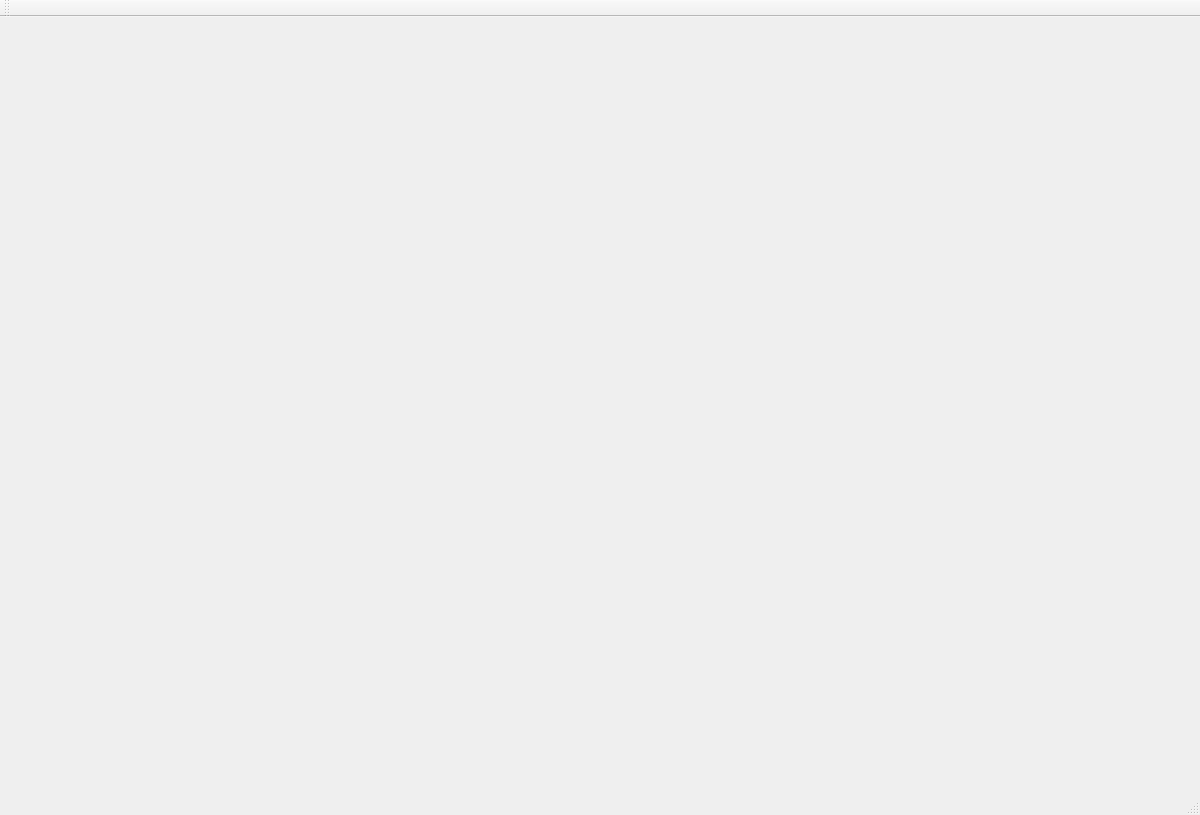
<?xml version="1.0" encoding="UTF-8"?>
<ui version="4.0">
 <class>QSmartDetectClass</class>
 <widget class="QMainWindow" name="QSmartDetectClass">
  <property name="geometry">
   <rect>
    <x>0</x>
    <y>0</y>
    <width>1200</width>
    <height>815</height>
   </rect>
  </property>
  <property name="sizePolicy">
   <sizepolicy hsizetype="Fixed" vsizetype="Fixed">
    <horstretch>0</horstretch>
    <verstretch>0</verstretch>
   </sizepolicy>
  </property>
  <property name="maximumSize">
   <size>
    <width>1200</width>
    <height>815</height>
   </size>
  </property>
  <property name="mouseTracking">
   <bool>false</bool>
  </property>
  <property name="windowTitle">
   <string>Novo 3D Detect</string>
  </property>
  <property name="layoutDirection">
   <enum>Qt::LeftToRight</enum>
  </property>
  <property name="documentMode">
   <bool>false</bool>
  </property>
  <property name="unifiedTitleAndToolBarOnMac">
   <bool>false</bool>
  </property>
  <widget class="QWidget" name="centralWidget">
   <widget class="QWidget" name="verticalLayoutWidget">
    <property name="geometry">
     <rect>
      <x>0</x>
      <y>0</y>
      <width>1201</width>
      <height>781</height>
     </rect>
    </property>
    <layout class="QVBoxLayout" name="verticalLayout"/>
   </widget>
  </widget>
  <widget class="QMenuBar" name="menuBar">
   <property name="geometry">
    <rect>
     <x>0</x>
     <y>0</y>
     <width>1200</width>
     <height>26</height>
    </rect>
   </property>
  </widget>
  <widget class="QToolBar" name="mainToolBar">
   <attribute name="toolBarArea">
    <enum>TopToolBarArea</enum>
   </attribute>
   <attribute name="toolBarBreak">
    <bool>false</bool>
   </attribute>
  </widget>
  <widget class="QStatusBar" name="statusBar"/>
 </widget>
 <layoutdefault spacing="6" margin="11"/>
 <resources>
  <include location="QSmartDetect.qrc"/>
 </resources>
 <connections/>
</ui>
